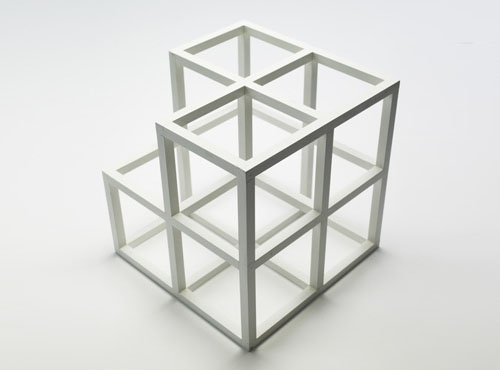
%> input picture Exercise_3/input_ex3.jpg, 500 x 370 px
$ octave Test.m   (GNU Octave 9; MATLAB toolbox functions it lacks are replaced by stand-ins)
%> lines starting %> are read from the running program, lines starting %| are printed output that depends on the picture
### Exercise_3/hough_vote.m
function [H,T,R] = hough_vote(input_image, grad_theta)
[w,h] = size(input_image);
d = ceil(sqrt(w^2 + h^2));
H = zeros(2*d+1,180);
T = [-90:1:90];
R = [-d:1:d];
for i=1:1:w
    for j=1:1:h
        if(input_image(i,j) > 0)
% [6 lines of commented-out code are left out]
            for theta=-90:1:89
                rho =j*cos(deg2rad(theta)) + i*sin(deg2rad(theta));
                H(round(rho+d),theta+91) = H(round(rho+d),theta+91) + 1;
            end
        end
    end
end
end

### Exercise_3/houghpeaks.m
function peaks = houghpeaks(varargin)
%HOUGHPEAKS Identify peaks in Hough transform.
%   PEAKS = HOUGHPEAKS(H,NUMPEAKS) locates peaks in the Hough
%   transform matrix, H, generated by the HOUGH function. NUMPEAKS
%   specifies the maximum number of peaks to identify. PEAKS is
%   a Q-by-2 matrix, where Q can range from 0 to NUMPEAKS. Q holds
%   the row and column coordinates of the peaks. If NUMPEAKS is
%   omitted, it defaults to 1.
%
%   PEAKS = HOUGHPEAKS(...,PARAM1,VAL1,PARAM2,VAL2) sets various
%   parameters. Parameter names can be abbreviated, and case
%   does not matter. Each string parameter is followed by a value
%   as indicated below:
%
%   'Threshold' Nonnegative scalar.
%               Values of H below 'Threshold' will not be considered
%               to be peaks. Threshold can vary from 0 to Inf.
%
%               Default: 0.5*max(H(:))
%
%   'NHoodSize' Two-element vector of positive odd integers: [M N].
%               'NHoodSize' specifies the size of the suppression
%               neighborhood. This is the neighborhood around each
%               peak that is set to zero after the peak is identified.
%
%               Default: smallest odd values greater than or equal to
%                        size(H)/50.
%
%   Class Support
%   -------------
%   H is the output of the HOUGH function. NUMPEAKS is a positive
%   integer scalar.
%
%   Example
%   -------
%   Locate and display two peaks in the Hough transform of the
%   rotated circuit.tif image.
%
%      I  = imread('circuit.tif');
%      BW = edge(imrotate(I,50,'crop'),'canny');
%      [H,T,R] = hough(BW);
%      P  = houghpeaks(H,2);
%      imshow(H,[],'XData',T,'YData',R,'InitialMagnification','fit');
%      xlabel('\theta'), ylabel('\rho');
%      axis on, axis normal, hold on;
%      plot(T(P(:,2)),R(P(:,1)),'s','color','white');
%
%   See also HOUGH and HOUGHLINES.

%   Copyright 1993-2011 The MathWorks, Inc.

%   References:
%   Rafael C. Gonzalez, Richard E. Woods, Steven L. Eddins, "Digital
%   Image Processing Using MATLAB", Prentice Hall, 2004

[h, numpeaks, threshold, nhood] = parseInputs(varargin{:});

% initialize the loop variables
done = false;
hnew = h;
nhood_center = (nhood-1)/2;
peaks = [];

while ~done
  [dummy max_idx] = max(hnew(:)); %#ok
  [p, q] = ind2sub(size(hnew), max_idx);

  p = p(1); q = q(1);
  if hnew(p, q) >= threshold
    peaks = [peaks; [p q]]; %#ok<AGROW> % add the peak to the list

    % Suppress this maximum and its close neighbors.
    p1 = p - nhood_center(1); p2 = p + nhood_center(1);
    q1 = q - nhood_center(2); q2 = q + nhood_center(2);
    % Throw away neighbor coordinates that are out of bounds in
    % the rho direction.
    [qq, pp] = meshgrid(q1:q2, max(p1,1):min(p2,size(h,1)));
    pp = pp(:); qq = qq(:);

    % For coordinates that are out of bounds in the theta
    % direction, we want to consider that H is antisymmetric
    % along the rho axis for theta = +/- 90 degrees.
    theta_too_low = find(qq < 1);
    qq(theta_too_low) = size(h, 2) + qq(theta_too_low);
    pp(theta_too_low) = size(h, 1) - pp(theta_too_low) + 1;
    theta_too_high = find(qq > size(h, 2));
    qq(theta_too_high) = qq(theta_too_high) - size(h, 2);
    pp(theta_too_high) = size(h, 1) - pp(theta_too_high) + 1;

    % Convert to linear indices to zero out all the values.
    hnew(sub2ind(size(hnew), pp, qq)) = 0;

    done = size(peaks,1) == numpeaks;
  else
    done = true;
  end
end

%-----------------------------------------------------------------------------
function [h, numpeaks, threshold, nhood] = parseInputs(varargin)

narginchk(1,6);

h = varargin{1};
validateattributes(h, {'double'}, {'real', '2d', 'nonsparse', 'nonempty',...
                   'finite', 'integer'}, ...
              mfilename, 'H', 1);

numpeaks = 1; % set default value for numpeaks

idx = 2;
if nargin > 1
  if ~ischar(varargin{2})
    numpeaks = varargin{2};
    validateattributes(numpeaks, {'double'}, {'real', 'scalar', 'integer', ...
                        'positive', 'nonempty'}, mfilename, 'NUMPEAKS', 2);
    idx = 3;
  end
end

% Initialize to empty
nhood = [];
threshold = [];

% Process parameter-value pairs
%%%%%%%%%%%%%%%%%%%%%%%%%%%%%%%
validStrings = {'Threshold','NHoodSize'};

if nargin > idx-1 % we have parameter/value pairs
  done = false;

  while ~done
    input = varargin{idx};
    inputStr = validatestring(input, validStrings,mfilename,'PARAM',idx);

    idx = idx+1; %advance index to point to the VAL portion of the input

    if idx > nargin
      error(message('images:houghpeaks:valForhoughpeaksMissing', inputStr))
    end

    switch inputStr

     case 'Threshold'
      threshold = varargin{idx};
      validateattributes(threshold, {'double'}, {'real', 'scalar','nonnan' ...
                          'nonnegative'}, mfilename, inputStr, idx);

     case 'NHoodSize'
      nhood = varargin{idx};
      validateattributes(nhood, {'double'}, {'real', 'vector', ...
                          'finite','integer','positive','odd'},...
                    mfilename, inputStr, idx);

      if (any(size(nhood) ~= [1,2]))
        error(message('images:houghpeaks:invalidNHoodSize', inputStr))
      end

       if (any(nhood > size(h)))
        error(message('images:houghpeaks:tooBigNHoodSize', inputStr))
      end

     otherwise
      %should never get here
      error(message('images:houghpeaks:internalError'))
    end

    if idx >= nargin
      done = true;
    end

    idx=idx+1;
  end
end

% Set the defaults if necessary
%%%%%%%%%%%%%%%%%%%%%%%%%%%%%%%
if isempty(nhood)
  nhood = size(h)/50;
  nhood = max(2*ceil(nhood/2) + 1, 1); % Make sure the nhood size is odd.
end

if isempty(threshold)
  threshold = 0.5 * max(h(:));
end

### Exercise_3/Test.m
I  = imread('input_ex3.jpg');
%> I is the input picture: size 370x500x3 uint8; mean R, G, B 218.4, 219.2, 216.6
I = rgb2gray(I);
%> I: size 370x500 uint8
%BW = edge(I,'canny');
BW = zeros(size(I));
BW = imresize(BW,[512 512]);

%BW = draw_line(BW, [1 256], [512 256]);
%BW = draw_line(BW, [256 1], [256 512]);
%BW = draw_line(BW, [1 1], [512 512]);
BW = draw_line(BW, [1 512], [512 1]);
%> after the loop in draw_line, `for i = 0:step`:
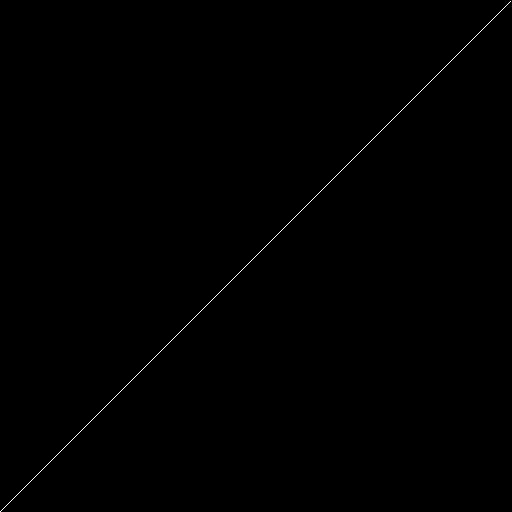
%> I_out: size 512x512 double; 0.19% white in thin lines or dots
BW(1:4, 1:4) = 256;
figure,
subplot(1,2,1); imshow(BW,[])

[H,T1,R1] = hough_vote(BW,[]);
%> T1 = 181 values from -90 to 90; R1 = 1451 values from -725 to 725
%[H,T1,R1] = hough(BW);

subplot(1,2,2); imshow(H,[],'XData',T1,'YData',R1,'InitialMagnification','fit');
xlabel('\theta'), ylabel('\rho');
axis on, axis normal, hold on;
P  = houghpeaks(H,2,'threshold',ceil(0.005*max(H(:))));
%> after the loop in houghpeaks, `while ~done`:
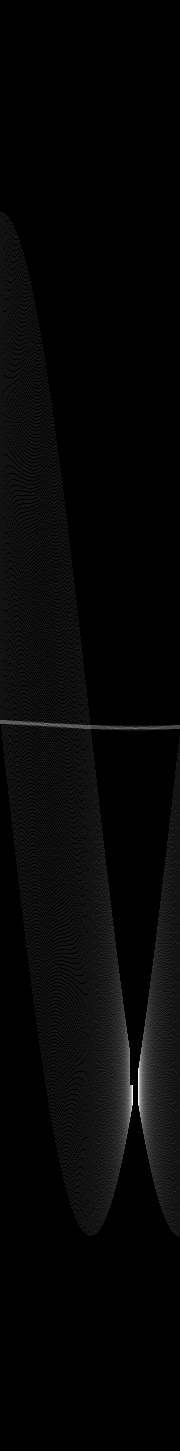
%> hnew: size 1451x180 double; min 0, max 14, mean 0.351; drawn with min black and max white
%> P = [1088 136; 1070 133]
x = T1(P(:,2));
%> x = [45 42]
y = R1(P(:,1));
%> y = [362 344]
plot(x,y,'s','color','white');
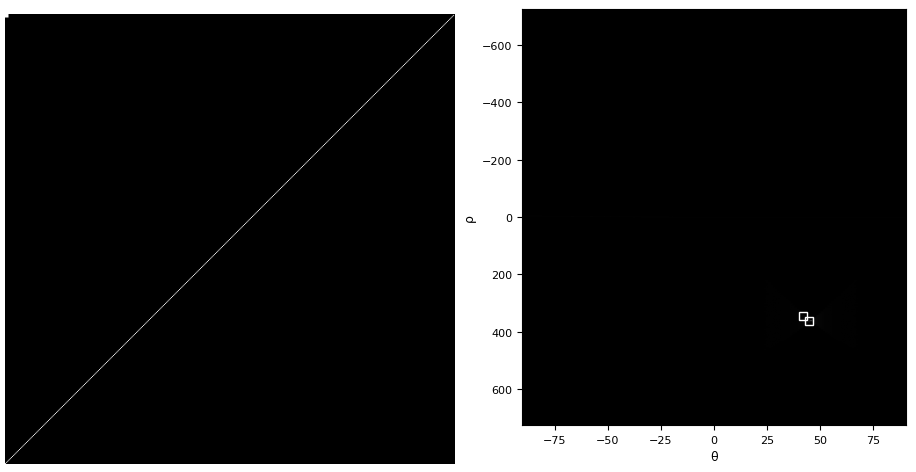
%> figure redrawn from the program's plot data, 2 panels

function [I_out] = draw_line(I, p0, p1)
I_out = I;
dif = p1-p0;
step = norm(dif);
dif = dif/norm(dif);
for i = 0:step
    p0 = round(p0+dif);
    for j = 1:2
        if p0(j) <= 0
            p0(j) = 1;
        elseif p0(j)> 512
            p0(j) = 512;
        end
    end
    I_out(p0(1), p0(2)) = 255;
end

% [5 lines of commented-out code are left out]
end
